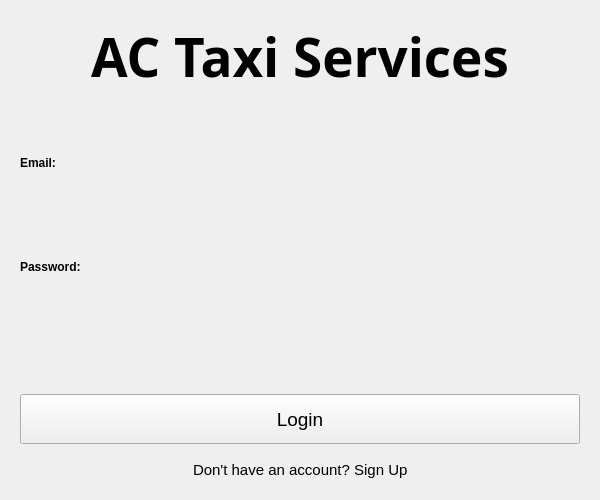
<?xml version="1.0" encoding="UTF-8"?>
<ui version="4.0">
 <class>login</class>
 <widget class="QWidget" name="login">
  <property name="geometry">
   <rect>
    <x>0</x>
    <y>0</y>
    <width>600</width>
    <height>500</height>
   </rect>
  </property>
  <property name="minimumSize">
   <size>
    <width>600</width>
    <height>500</height>
   </size>
  </property>
  <property name="windowTitle">
   <string>Form</string>
  </property>
  <property name="styleSheet">
   <string notr="true"/>
  </property>
  <layout class="QVBoxLayout" name="verticalLayout_4">
   <item>
    <widget class="QWidget" name="widget_2" native="true">
     <property name="sizePolicy">
      <sizepolicy hsizetype="Preferred" vsizetype="Fixed">
       <horstretch>0</horstretch>
       <verstretch>0</verstretch>
      </sizepolicy>
     </property>
     <layout class="QVBoxLayout" name="verticalLayout_6">
      <item>
       <widget class="QLabel" name="login_header">
        <property name="sizePolicy">
         <sizepolicy hsizetype="Preferred" vsizetype="Fixed">
          <horstretch>0</horstretch>
          <verstretch>0</verstretch>
         </sizepolicy>
        </property>
        <property name="minimumSize">
         <size>
          <width>5</width>
          <height>0</height>
         </size>
        </property>
        <property name="font">
         <font>
          <family>Poppins</family>
          <pointsize>40</pointsize>
          <bold>true</bold>
         </font>
        </property>
        <property name="styleSheet">
         <string notr="true"/>
        </property>
        <property name="text">
         <string>AC Taxi Services</string>
        </property>
        <property name="alignment">
         <set>Qt::AlignmentFlag::AlignCenter</set>
        </property>
        <property name="margin">
         <number>0</number>
        </property>
       </widget>
      </item>
      <item>
       <widget class="QWidget" name="green_divider" native="true">
        <property name="sizePolicy">
         <sizepolicy hsizetype="Preferred" vsizetype="Fixed">
          <horstretch>0</horstretch>
          <verstretch>0</verstretch>
         </sizepolicy>
        </property>
        <property name="minimumSize">
         <size>
          <width>0</width>
          <height>3</height>
         </size>
        </property>
       </widget>
      </item>
     </layout>
    </widget>
   </item>
   <item>
    <widget class="QWidget" name="widget" native="true">
     <layout class="QVBoxLayout" name="verticalLayout_3">
      <item>
       <spacer name="verticalSpacer">
        <property name="orientation">
         <enum>Qt::Orientation::Vertical</enum>
        </property>
        <property name="sizeType">
         <enum>QSizePolicy::Policy::Fixed</enum>
        </property>
        <property name="sizeHint" stdset="0">
         <size>
          <width>20</width>
          <height>30</height>
         </size>
        </property>
       </spacer>
      </item>
      <item>
       <layout class="QVBoxLayout" name="verticalLayout">
        <property name="spacing">
         <number>0</number>
        </property>
        <item>
         <widget class="QLabel" name="email_label">
          <property name="sizePolicy">
           <sizepolicy hsizetype="Minimum" vsizetype="Fixed">
            <horstretch>0</horstretch>
            <verstretch>0</verstretch>
           </sizepolicy>
          </property>
          <property name="font">
           <font>
            <bold>true</bold>
           </font>
          </property>
          <property name="styleSheet">
           <string notr="true"/>
          </property>
          <property name="text">
           <string>Email:</string>
          </property>
         </widget>
        </item>
        <item>
         <widget class="InputEdit" name="email" native="true"/>
        </item>
       </layout>
      </item>
      <item>
       <layout class="QVBoxLayout" name="verticalLayout_2">
        <property name="spacing">
         <number>0</number>
        </property>
        <item>
         <widget class="QLabel" name="password_label">
          <property name="sizePolicy">
           <sizepolicy hsizetype="Minimum" vsizetype="Fixed">
            <horstretch>0</horstretch>
            <verstretch>0</verstretch>
           </sizepolicy>
          </property>
          <property name="font">
           <font>
            <bold>true</bold>
           </font>
          </property>
          <property name="text">
           <string>Password:</string>
          </property>
         </widget>
        </item>
        <item>
         <widget class="InputEdit" name="password" native="true"/>
        </item>
       </layout>
      </item>
      <item>
       <spacer name="verticalSpacer_2">
        <property name="orientation">
         <enum>Qt::Orientation::Vertical</enum>
        </property>
        <property name="sizeType">
         <enum>QSizePolicy::Policy::Fixed</enum>
        </property>
        <property name="sizeHint" stdset="0">
         <size>
          <width>20</width>
          <height>30</height>
         </size>
        </property>
       </spacer>
      </item>
      <item>
       <layout class="QHBoxLayout" name="horizontalLayout">
        <property name="spacing">
         <number>0</number>
        </property>
        <property name="bottomMargin">
         <number>10</number>
        </property>
        <item>
         <widget class="QPushButton" name="login_btn">
          <property name="sizePolicy">
           <sizepolicy hsizetype="Preferred" vsizetype="Fixed">
            <horstretch>0</horstretch>
            <verstretch>0</verstretch>
           </sizepolicy>
          </property>
          <property name="minimumSize">
           <size>
            <width>0</width>
            <height>50</height>
           </size>
          </property>
          <property name="font">
           <font>
            <pointsize>14</pointsize>
           </font>
          </property>
          <property name="cursor">
           <cursorShape>PointingHandCursor</cursorShape>
          </property>
          <property name="text">
           <string>Login</string>
          </property>
         </widget>
        </item>
       </layout>
      </item>
      <item>
       <layout class="QHBoxLayout" name="horizontalLayout_2">
        <property name="spacing">
         <number>0</number>
        </property>
        <property name="sizeConstraint">
         <enum>QLayout::SizeConstraint::SetMinimumSize</enum>
        </property>
        <item>
         <spacer name="horizontalSpacer_3">
          <property name="orientation">
           <enum>Qt::Orientation::Horizontal</enum>
          </property>
          <property name="sizeHint" stdset="0">
           <size>
            <width>40</width>
            <height>20</height>
           </size>
          </property>
         </spacer>
        </item>
        <item>
         <widget class="QLabel" name="signup_prompt">
          <property name="sizePolicy">
           <sizepolicy hsizetype="Fixed" vsizetype="Fixed">
            <horstretch>0</horstretch>
            <verstretch>0</verstretch>
           </sizepolicy>
          </property>
          <property name="font">
           <font>
            <pointsize>11</pointsize>
           </font>
          </property>
          <property name="text">
           <string>Don't have an account?</string>
          </property>
          <property name="alignment">
           <set>Qt::AlignmentFlag::AlignLeading|Qt::AlignmentFlag::AlignLeft|Qt::AlignmentFlag::AlignTop</set>
          </property>
         </widget>
        </item>
        <item>
         <widget class="Link" name="signup_link">
          <property name="sizePolicy">
           <sizepolicy hsizetype="Preferred" vsizetype="Fixed">
            <horstretch>0</horstretch>
            <verstretch>0</verstretch>
           </sizepolicy>
          </property>
          <property name="font">
           <font>
            <pointsize>11</pointsize>
            <underline>false</underline>
           </font>
          </property>
          <property name="cursor">
           <cursorShape>PointingHandCursor</cursorShape>
          </property>
          <property name="text">
           <string> Sign Up</string>
          </property>
          <property name="alignment">
           <set>Qt::AlignmentFlag::AlignLeading|Qt::AlignmentFlag::AlignLeft|Qt::AlignmentFlag::AlignTop</set>
          </property>
         </widget>
        </item>
        <item>
         <spacer name="horizontalSpacer_4">
          <property name="orientation">
           <enum>Qt::Orientation::Horizontal</enum>
          </property>
          <property name="sizeHint" stdset="0">
           <size>
            <width>40</width>
            <height>15</height>
           </size>
          </property>
         </spacer>
        </item>
       </layout>
      </item>
     </layout>
    </widget>
   </item>
  </layout>
 </widget>
 <customwidgets>
  <customwidget>
   <class>InputEdit</class>
   <extends>QWidget</extends>
   <header>src/widgets</header>
   <container>1</container>
  </customwidget>
  <customwidget>
   <class>Link</class>
   <extends>QLabel</extends>
   <header>src/widgets</header>
  </customwidget>
 </customwidgets>
 <resources/>
 <connections/>
</ui>
